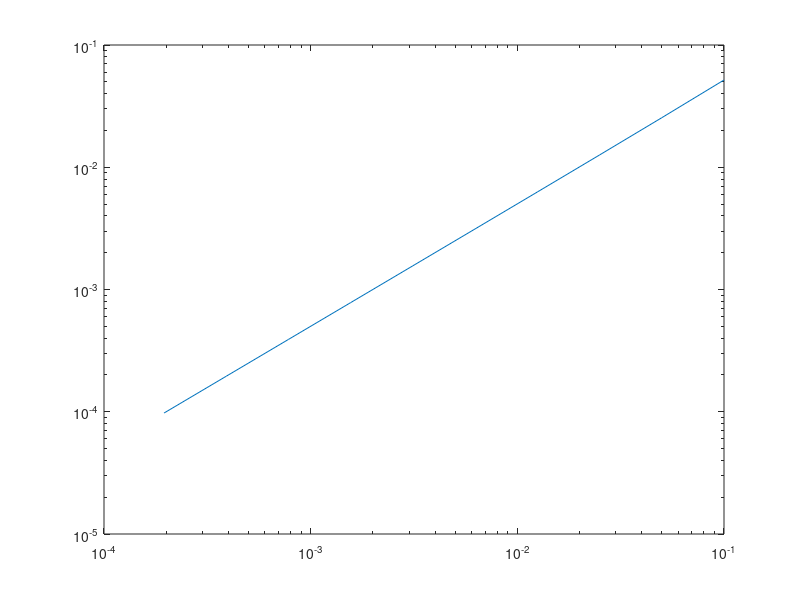

MATLAB code to generate this figure: (Note: this script raises an error after producing the figure.)
f = @(x) exp(x);
h(1)=0.1;
K=10;

for k = 1:K
    F = (f(h(k))-f(0))/h(k);
    err(k)=abs(F-f(0));
    h(k+1)=h(k)/2;
end
loglog(h(1:end-1),err)
xlable('h');
ylable('Error');
